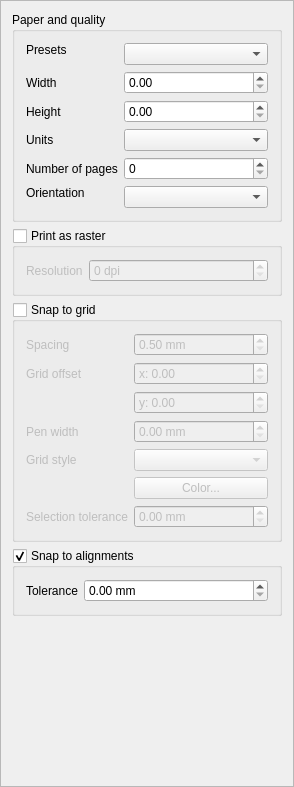
<?xml version="1.0" encoding="UTF-8"?>
<ui version="4.0">
 <class>QgsCompositionWidgetBase</class>
 <widget class="QWidget" name="QgsCompositionWidgetBase">
  <property name="geometry">
   <rect>
    <x>0</x>
    <y>0</y>
    <width>294</width>
    <height>787</height>
   </rect>
  </property>
  <property name="sizePolicy">
   <sizepolicy hsizetype="Expanding" vsizetype="Expanding">
    <horstretch>0</horstretch>
    <verstretch>0</verstretch>
   </sizepolicy>
  </property>
  <property name="windowTitle">
   <string>Composition</string>
  </property>
  <layout class="QVBoxLayout" name="verticalLayout">
   <property name="spacing">
    <number>0</number>
   </property>
   <property name="margin">
    <number>0</number>
   </property>
   <item>
    <widget class="QScrollArea" name="scrollArea">
     <property name="sizePolicy">
      <sizepolicy hsizetype="MinimumExpanding" vsizetype="MinimumExpanding">
       <horstretch>0</horstretch>
       <verstretch>0</verstretch>
      </sizepolicy>
     </property>
     <property name="frameShape">
      <enum>QFrame::StyledPanel</enum>
     </property>
     <property name="frameShadow">
      <enum>QFrame::Plain</enum>
     </property>
     <property name="widgetResizable">
      <bool>true</bool>
     </property>
     <widget class="QWidget" name="scrollAreaWidgetContents">
      <property name="geometry">
       <rect>
        <x>0</x>
        <y>0</y>
        <width>292</width>
        <height>785</height>
       </rect>
      </property>
      <layout class="QVBoxLayout" name="verticalLayout_2">
       <item>
        <widget class="QgsCollapsibleGroupBoxBasic" name="groupBox">
         <property name="title">
          <string>Paper and quality</string>
         </property>
         <property name="syncGroup" stdset="0">
          <string notr="true">composeritem</string>
         </property>
         <property name="collapsed" stdset="0">
          <bool>false</bool>
         </property>
         <layout class="QFormLayout" name="formLayout">
          <property name="fieldGrowthPolicy">
           <enum>QFormLayout::AllNonFixedFieldsGrow</enum>
          </property>
          <property name="labelAlignment">
           <set>Qt::AlignLeading|Qt::AlignLeft|Qt::AlignVCenter</set>
          </property>
          <item row="0" column="0">
           <widget class="QLabel" name="textLabel3">
            <property name="sizePolicy">
             <sizepolicy hsizetype="Preferred" vsizetype="Fixed">
              <horstretch>0</horstretch>
              <verstretch>0</verstretch>
             </sizepolicy>
            </property>
            <property name="text">
             <string>Presets</string>
            </property>
            <property name="wordWrap">
             <bool>true</bool>
            </property>
            <property name="buddy">
             <cstring>mPaperSizeComboBox</cstring>
            </property>
           </widget>
          </item>
          <item row="0" column="1">
           <widget class="QComboBox" name="mPaperSizeComboBox">
            <property name="enabled">
             <bool>true</bool>
            </property>
           </widget>
          </item>
          <item row="1" column="0">
           <widget class="QLabel" name="label">
            <property name="text">
             <string>Width</string>
            </property>
            <property name="wordWrap">
             <bool>true</bool>
            </property>
           </widget>
          </item>
          <item row="1" column="1">
           <widget class="QDoubleSpinBox" name="mPaperWidthDoubleSpinBox">
            <property name="sizePolicy">
             <sizepolicy hsizetype="Preferred" vsizetype="Minimum">
              <horstretch>0</horstretch>
              <verstretch>0</verstretch>
             </sizepolicy>
            </property>
            <property name="prefix">
             <string/>
            </property>
            <property name="suffix">
             <string/>
            </property>
            <property name="maximum">
             <double>99999.000000000000000</double>
            </property>
           </widget>
          </item>
          <item row="2" column="0">
           <widget class="QLabel" name="label_2">
            <property name="text">
             <string>Height</string>
            </property>
            <property name="wordWrap">
             <bool>true</bool>
            </property>
           </widget>
          </item>
          <item row="2" column="1">
           <widget class="QDoubleSpinBox" name="mPaperHeightDoubleSpinBox">
            <property name="sizePolicy">
             <sizepolicy hsizetype="Preferred" vsizetype="Minimum">
              <horstretch>0</horstretch>
              <verstretch>0</verstretch>
             </sizepolicy>
            </property>
            <property name="prefix">
             <string/>
            </property>
            <property name="suffix">
             <string/>
            </property>
            <property name="maximum">
             <double>99999.000000000000000</double>
            </property>
           </widget>
          </item>
          <item row="3" column="0">
           <widget class="QLabel" name="label_3">
            <property name="text">
             <string>Units</string>
            </property>
            <property name="wordWrap">
             <bool>true</bool>
            </property>
           </widget>
          </item>
          <item row="3" column="1">
           <widget class="QComboBox" name="mPaperUnitsComboBox">
            <property name="enabled">
             <bool>true</bool>
            </property>
            <property name="sizePolicy">
             <sizepolicy hsizetype="Expanding" vsizetype="Fixed">
              <horstretch>0</horstretch>
              <verstretch>0</verstretch>
             </sizepolicy>
            </property>
           </widget>
          </item>
          <item row="4" column="0">
           <widget class="QLabel" name="mNumPagesLabel">
            <property name="text">
             <string>Number of pages</string>
            </property>
            <property name="wordWrap">
             <bool>true</bool>
            </property>
           </widget>
          </item>
          <item row="4" column="1">
           <widget class="QSpinBox" name="mNumPagesSpinBox"/>
          </item>
          <item row="5" column="0">
           <widget class="QLabel" name="textLabel7">
            <property name="sizePolicy">
             <sizepolicy hsizetype="Preferred" vsizetype="Fixed">
              <horstretch>0</horstretch>
              <verstretch>0</verstretch>
             </sizepolicy>
            </property>
            <property name="text">
             <string>Orientation</string>
            </property>
            <property name="wordWrap">
             <bool>true</bool>
            </property>
            <property name="buddy">
             <cstring>mPaperOrientationComboBox</cstring>
            </property>
           </widget>
          </item>
          <item row="5" column="1">
           <widget class="QComboBox" name="mPaperOrientationComboBox">
            <property name="enabled">
             <bool>true</bool>
            </property>
            <property name="sizePolicy">
             <sizepolicy hsizetype="Expanding" vsizetype="Fixed">
              <horstretch>0</horstretch>
              <verstretch>0</verstretch>
             </sizepolicy>
            </property>
           </widget>
          </item>
         </layout>
        </widget>
       </item>
       <item>
        <widget class="QgsCollapsibleGroupBoxBasic" name="mPrintAsRasterGroupCheckBox">
         <property name="title">
          <string>Print as raster</string>
         </property>
         <property name="checkable">
          <bool>true</bool>
         </property>
         <property name="checked">
          <bool>false</bool>
         </property>
         <property name="syncGroup" stdset="0">
          <string notr="true">composeritem</string>
         </property>
         <property name="collapsed" stdset="0">
          <bool>false</bool>
         </property>
         <layout class="QFormLayout" name="formLayout_4">
          <property name="fieldGrowthPolicy">
           <enum>QFormLayout::AllNonFixedFieldsGrow</enum>
          </property>
          <property name="labelAlignment">
           <set>Qt::AlignLeading|Qt::AlignLeft|Qt::AlignVCenter</set>
          </property>
          <item row="0" column="0">
           <widget class="QLabel" name="label_9">
            <property name="text">
             <string>Resolution</string>
            </property>
           </widget>
          </item>
          <item row="0" column="1">
           <widget class="QSpinBox" name="mResolutionSpinBox">
            <property name="suffix">
             <string> dpi</string>
            </property>
            <property name="prefix">
             <string/>
            </property>
            <property name="maximum">
             <number>3000</number>
            </property>
           </widget>
          </item>
         </layout>
        </widget>
       </item>
       <item>
        <widget class="QgsCollapsibleGroupBoxBasic" name="mSnapToGridGroupCheckBox">
         <property name="title">
          <string>Snap to grid</string>
         </property>
         <property name="checkable">
          <bool>true</bool>
         </property>
         <property name="checked">
          <bool>false</bool>
         </property>
         <property name="syncGroup" stdset="0">
          <string notr="true">composeritem</string>
         </property>
         <property name="collapsed" stdset="0">
          <bool>true</bool>
         </property>
         <layout class="QFormLayout" name="formLayout_2">
          <property name="fieldGrowthPolicy">
           <enum>QFormLayout::AllNonFixedFieldsGrow</enum>
          </property>
          <property name="labelAlignment">
           <set>Qt::AlignLeading|Qt::AlignLeft|Qt::AlignVCenter</set>
          </property>
          <item row="0" column="0">
           <widget class="QLabel" name="label_8">
            <property name="text">
             <string>Spacing</string>
            </property>
            <property name="wordWrap">
             <bool>true</bool>
            </property>
           </widget>
          </item>
          <item row="0" column="1">
           <widget class="QDoubleSpinBox" name="mGridResolutionSpinBox">
            <property name="prefix">
             <string/>
            </property>
            <property name="suffix">
             <string> mm</string>
            </property>
            <property name="minimum">
             <double>0.50000000000000</double>
            </property>
            <property name="maximum">
             <double>9999.000000000000000</double>
            </property>
           </widget>
          </item>
          <item row="1" column="0">
           <widget class="QLabel" name="label_6">
            <property name="text">
             <string>Grid offset</string>
            </property>
            <property name="wordWrap">
             <bool>true</bool>
            </property>
           </widget>
          </item>
          <item row="1" column="1">
           <layout class="QVBoxLayout" name="verticalLayout_3">
            <item>
             <widget class="QDoubleSpinBox" name="mOffsetXSpinBox">
              <property name="prefix">
               <string>x: </string>
              </property>
              <property name="maximum">
               <double>9999.000000000000000</double>
              </property>
             </widget>
            </item>
            <item>
             <widget class="QDoubleSpinBox" name="mOffsetYSpinBox">
              <property name="prefix">
               <string>y: </string>
              </property>
              <property name="suffix">
               <string/>
              </property>
             </widget>
            </item>
           </layout>
          </item>
          <item row="2" column="0">
           <widget class="QLabel" name="label_5">
            <property name="text">
             <string>Pen width</string>
            </property>
            <property name="wordWrap">
             <bool>true</bool>
            </property>
           </widget>
          </item>
          <item row="2" column="1">
           <widget class="QDoubleSpinBox" name="mPenWidthSpinBox">
            <property name="prefix">
             <string/>
            </property>
            <property name="suffix">
             <string> mm</string>
            </property>
           </widget>
          </item>
          <item row="3" column="0">
           <widget class="QLabel" name="mGridStyleLabel">
            <property name="text">
             <string>Grid style</string>
            </property>
            <property name="wordWrap">
             <bool>true</bool>
            </property>
            <property name="buddy">
             <cstring>mGridStyleComboBox</cstring>
            </property>
           </widget>
          </item>
          <item row="3" column="1">
           <widget class="QComboBox" name="mGridStyleComboBox"/>
          </item>
          <item row="5" column="0">
           <widget class="QLabel" name="label_4">
            <property name="text">
             <string>Selection tolerance</string>
            </property>
            <property name="wordWrap">
             <bool>true</bool>
            </property>
           </widget>
          </item>
          <item row="5" column="1">
           <widget class="QDoubleSpinBox" name="mSelectionToleranceSpinBox">
            <property name="prefix">
             <string/>
            </property>
            <property name="suffix">
             <string> mm</string>
            </property>
           </widget>
          </item>
          <item row="4" column="1">
           <widget class="QgsColorButton" name="mGridColorButton">
            <property name="text">
             <string>Color...</string>
            </property>
           </widget>
          </item>
         </layout>
        </widget>
       </item>
       <item>
        <widget class="QgsCollapsibleGroupBoxBasic" name="mAlignmentSnapGroupCheckBox">
         <property name="title">
          <string>Snap to alignments</string>
         </property>
         <property name="checkable">
          <bool>true</bool>
         </property>
         <property name="syncGroup" stdset="0">
          <string notr="true">composeritem</string>
         </property>
         <property name="collapsed" stdset="0">
          <bool>true</bool>
         </property>
         <layout class="QFormLayout" name="formLayout_3">
          <property name="fieldGrowthPolicy">
           <enum>QFormLayout::AllNonFixedFieldsGrow</enum>
          </property>
          <property name="labelAlignment">
           <set>Qt::AlignLeading|Qt::AlignLeft|Qt::AlignVCenter</set>
          </property>
          <item row="0" column="0">
           <widget class="QLabel" name="label_7">
            <property name="text">
             <string>Tolerance</string>
            </property>
           </widget>
          </item>
          <item row="0" column="1">
           <widget class="QDoubleSpinBox" name="mAlignmentToleranceSpinBox">
            <property name="prefix">
             <string/>
            </property>
            <property name="suffix">
             <string> mm</string>
            </property>
           </widget>
          </item>
         </layout>
        </widget>
       </item>
       <item>
        <spacer name="verticalSpacer">
         <property name="orientation">
          <enum>Qt::Vertical</enum>
         </property>
         <property name="sizeHint" stdset="0">
          <size>
           <width>20</width>
           <height>40</height>
          </size>
         </property>
        </spacer>
       </item>
      </layout>
     </widget>
    </widget>
   </item>
  </layout>
 </widget>
 <layoutdefault spacing="6" margin="11"/>
 <customwidgets>
  <customwidget>
   <class>QgsColorButton</class>
   <extends>QPushButton</extends>
   <header>qgscolorbutton.h</header>
  </customwidget>
  <customwidget>
   <class>QgsCollapsibleGroupBoxBasic</class>
   <extends>QGroupBox</extends>
   <header location="global">qgscollapsiblegroupbox.h</header>
   <container>1</container>
  </customwidget>
 </customwidgets>
 <tabstops>
  <tabstop>scrollArea</tabstop>
 </tabstops>
 <resources/>
 <connections/>
</ui>
